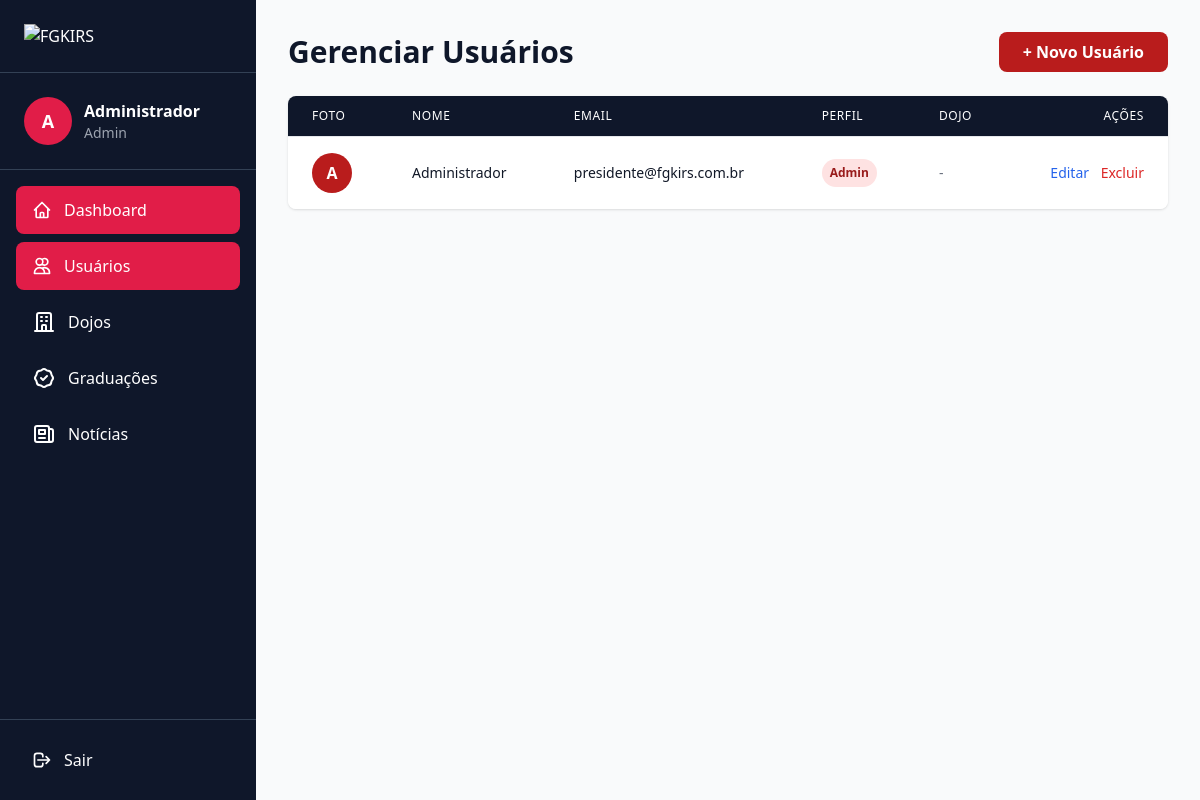
The page /fgkirs-admin/users (signed in) on the database its author committed.
### tables this page shows
CREATE TABLE IF NOT EXISTS users (
    id INT AUTO_INCREMENT PRIMARY KEY,
    name VARCHAR(255) NOT NULL,
    email VARCHAR(255) NOT NULL UNIQUE,
    password VARCHAR(255) NOT NULL,
    role ENUM('admin', 'sensei', 'aluno-colaborador', 'aluno') NOT NULL DEFAULT 'aluno',
    dojo_id INT NULL,
    photo VARCHAR(255),
    created_at TIMESTAMP DEFAULT CURRENT_TIMESTAMP,
    updated_at TIMESTAMP DEFAULT CURRENT_TIMESTAMP ON UPDATE CURRENT_TIMESTAMP,
    INDEX idx_email (email),
    INDEX idx_role (role),
    INDEX idx_dojo_id (dojo_id),
    FOREIGN KEY (dojo_id) REFERENCES dojos(id) ON DELETE SET NULL
);

### app/Views/admin/users/index.php (the view, shortened to what the rows shown need)
<?php
require_once __DIR__ . '/../layout/header.php';
?>
<div class="flex flex-col sm:flex-row justify-between items-start sm:items-center mb-6 gap-4">
    <h1 class="text-2xl sm:text-3xl font-bold text-slate-900">Gerenciar Usuários</h1>
    <?php if (Auth::authorize(['admin', 'sensei'])): ?>
        <a href="/admin/users/create"
            class="bg-red-700 hover:bg-red-800 text-white font-semibold py-2 px-6 rounded-lg transition">
            + Novo Usuário
        </a>
    <?php endif; ?>
</div>
<div class="bg-white rounded-lg shadow overflow-hidden">
    <div class="overflow-x-auto">
        <table class="min-w-full divide-y divide-gray-200">
            <thead class="bg-slate-900 text-white">
                <tr>
                    <th class="px-6 py-3 text-left text-xs font-medium uppercase tracking-wider">Foto</th>
                    <th class="px-6 py-3 text-left text-xs font-medium uppercase tracking-wider">Nome</th>
                    <th class="px-6 py-3 text-left text-xs font-medium uppercase tracking-wider hidden sm:table-cell">
                        Email</th>
                    <th class="px-6 py-3 text-left text-xs font-medium uppercase tracking-wider">Perfil</th>
                    <th class="px-6 py-3 text-left text-xs font-medium uppercase tracking-wider hidden md:table-cell">
                        Dojo</th>
                    <th class="px-6 py-3 text-right text-xs font-medium uppercase tracking-wider">Ações</th>
                </tr>
            </thead>
            <tbody class="bg-white divide-y divide-gray-200">
                <?php if (empty($users)): ?>
                    <tr>
                        <td colspan="6" class="px-6 py-8 text-center text-gray-500">
                            Nenhum usuário encontrado.
                        </td>
                    </tr>
                <?php else: ?>
                    <?php foreach ($users as $user): ?>
                        <tr class="hover:bg-gray-50">
                            <td class="px-6 py-4 whitespace-nowrap">
                                <?php if (!empty($user['photo'])): ?>
                                    <img src="/uploads/users/<?= htmlspecialchars($user['photo']) ?>"
                                        alt="<?= htmlspecialchars($user['name']) ?>" class="w-10 h-10 rounded-full object-cover">
                                <?php else: ?>
                                    <div
                                        class="w-10 h-10 rounded-full bg-red-700 flex items-center justify-center text-white font-semibold">
                                        <?= strtoupper(substr($user['name'], 0, 1)) ?>
                                    </div>
                                <?php endif; ?>
                            </td>
                            <td class="px-6 py-4 whitespace-nowrap">
                                <div class="text-sm font-medium text-gray-900">
                                    <?= htmlspecialchars($user['name']) ?>
                                </div>
                            </td>
                            <td class="px-6 py-4 whitespace-nowrap hidden sm:table-cell">
                                <div class="text-sm text-gray-900">
                                    <?= htmlspecialchars($user['email']) ?>
                                </div>
                            </td>
                            <td class="px-6 py-4 whitespace-nowrap">
                                <span
                                    class="px-2 py-1 inline-flex text-xs leading-5 font-semibold rounded-full
                            <?= $user['role'] === 'admin' ? 'bg-red-100 text-red-800' : 'bg-gray-100 text-gray-800' ?>">
                                    <?= ucfirst($user['role']) ?>
                                </span>
                            </td>
                            <td class="px-6 py-4 whitespace-nowrap text-sm text-gray-500 hidden md:table-cell">
                                <?= htmlspecialchars($user['dojo_name'] ?? '-') ?>
                            </td>
                            <td class="px-6 py-4 whitespace-nowrap text-right text-sm font-medium space-x-2">
                                <a href="/admin/users/edit/<?= $user['id'] ?>"
                                    class="text-blue-600 hover:text-blue-900">Editar</a>
                                <a href="/admin/users/delete/<?= $user['id'] ?>" data-confirm-delete
                                    class="text-red-600 hover:text-red-900">Excluir</a>
                            </td>
                        </tr>
                    <?php endforeach; ?>
                <?php endif; ?>
            </tbody>
        </table>
    </div>
</div>
<?php require_once __DIR__ . '/../layout/footer.php'; ?>

### app/Views/admin/layout/sidebar.php (shortened to what the rows shown need)
<?php
$currentUser = Auth::user();
$currentPath = $_SERVER['REQUEST_URI'] ?? '';
?>
<aside id="sidebar"
    class="fixed lg:static top-16 lg:top-0 left-0 w-64 bg-slate-900 text-white min-h-screen transform -translate-x-full lg:translate-x-0 transition-transform duration-300 ease-in-out z-40">
    <div class="p-6 border-b border-slate-700">
        <a href="/fgkirs-admin">
            <img src="/assets/images/logo-fgkirs.png" alt="FGKIRS" class="w-full h-auto">
        </a>
    </div>
    <div class="p-6 border-b border-slate-700">
        <div class="flex items-center space-x-3">
            <div
                class="w-12 h-12 rounded-full bg-rose-600 flex items-center justify-center text-white font-bold text-lg">
                <?= strtoupper(substr($currentUser['name'] ?? 'U', 0, 1)) ?>
            </div>
            <div>
                <p class="font-semibold">
                    <?= htmlspecialchars($currentUser['name'] ?? 'Usuário') ?>
                </p>
                <p class="text-sm text-gray-400">
                    <?= ucfirst($currentUser['role'] ?? '') ?>
                </p>
            </div>
        </div>
    </div>
    <nav class="p-4">
        <ul class="space-y-2">
            <li>
                <a href="/fgkirs-admin"
                    class="flex items-center space-x-3 px-4 py-3 rounded-lg hover:bg-slate-800 transition <?= str_contains($currentPath, 'fgkirs-admin') ? 'bg-rose-600' : '' ?>">
                    <svg class="w-5 h-5" fill="none" stroke="currentColor" viewBox="0 0 24 24">
                        <path stroke-linecap="round" stroke-linejoin="round" stroke-width="2"
                            d="M3 12l2-2m0 0l7-7 7 7M5 10v10a1 1 0 001 1h3m10-11l2 2m-2-2v10a1 1 0 01-1 1h-3m-6 0a1 1 0 001-1v-4a1 1 0 011-1h2a1 1 0 011 1v4a1 1 0 001 1m-6 0h6">
                        </path>
                    </svg>
                    <span>Dashboard</span>
                </a>
            </li>
            <?php if (Auth::authorize(['admin', 'sensei'])): ?>
                <li>
                    <a href="/fgkirs-admin/users"
                        class="flex items-center space-x-3 px-4 py-3 rounded-lg hover:bg-slate-800 transition <?= str_contains($currentPath, 'users') ? 'bg-rose-600' : '' ?>">
                        <svg class="w-5 h-5" fill="none" stroke="currentColor" viewBox="0 0 24 24">
                            <path stroke-linecap="round" stroke-linejoin="round" stroke-width="2"
                                d="M12 4.354a4 4 0 110 5.292M15 21H3v-1a6 6 0 0112 0v1zm0 0h6v-1a6 6 0 00-9-5.197M13 7a4 4 0 11-8 0 4 4 0 018 0z">
                            </path>
                        </svg>
                        <span>Usuários</span>
                    </a>
                </li>
            <?php endif; ?>
            <?php if (Auth::authorize(['admin'])): ?>
                <li>
                    <a href="/fgkirs-admin/dojos"
                        class="flex items-center space-x-3 px-4 py-3 rounded-lg hover:bg-slate-800 transition <?= str_contains($currentPath, 'dojos') ? 'bg-rose-600' : '' ?>">
                        <svg class="w-6 h-6" fill="none" stroke="currentColor" viewBox="0 0 24 24">
                            <path stroke-linecap="round" stroke-linejoin="round" stroke-width="2"
                                d="M19 21V5a2 2 0 00-2-2H7a2 2 0 00-2 2v16m14 0h2m-2 0h-5m-9 0H3m2 0h5M9 7h1m-1 4h1m4-4h1m-1 4h1m-5 10v-5a1 1 0 011-1h2a1 1 0 011 1v5m-4 0h4">
                            </path>
                        </svg>
                        <span>Dojos</span>
                    </a>
                </li>
            <?php endif; ?>
            <?php if (Auth::authorize(['admin', 'sensei'])): ?>
                <li>
                    <a href="/fgkirs-admin/graduations"
                        class="flex items-center space-x-3 px-4 py-3 rounded-lg hover:bg-slate-800 transition <?= str_contains($currentPath, 'graduations') ? 'bg-rose-600' : '' ?>">
                        <span>Graduações</span>
                    </a>
                </li>
            <?php endif; ?>
            <?php if (Auth::check()): ?>
                <li>
                    <a href="/fgkirs-admin/posts"
                        class="flex items-center space-x-3 px-4 py-3 rounded-lg hover:bg-slate-800 transition <?= str_contains($currentPath, 'posts') ? 'bg-rose-600' : '' ?>">
                        <svg class="w-6 h-6" fill="none" stroke="currentColor" viewBox="0 0 24 24">
                            <path stroke-linecap="round" stroke-linejoin="round" stroke-width="2"
                                d="M19 20H5a2 2 0 01-2-2V6a2 2 0 012-2h10a2 2 0 012 2v1m2 13a2 2 0 01-2-2V7m2 13a2 2 0 002-2V9a2 2 0 00-2-2h-2m-4-3H9M7 16h6M7 8h6v4H7V8z">
                            </path>
                        </svg>
                        <span>Notícias</span>
                    </a>
                </li>
            <?php endif; ?>
        </ul>
    </nav>
    <div class="absolute bottom-0 left-0 right-0 p-4 border-t border-slate-700">
        <a href="/logout.php" class="flex items-center space-x-3 px-4 py-3 rounded-lg hover:bg-red-700 transition">
            <svg class="w-5 h-5" fill="none" stroke="currentColor" viewBox="0 0 24 24">
                <path stroke-linecap="round" stroke-linejoin="round" stroke-width="2"
                    d="M17 16l4-4m0 0l-4-4m4 4H7m6 4v1a3 3 0 01-3 3H6a3 3 0 01-3-3V7a3 3 0 013-3h4a3 3 0 013 3v1">
                </path>
            </svg>
            <span>Sair</span>
        </a>
    </div>
</aside>

### rows shown on the page
users: name "A", name "Administrador", role "Admin", email "presidente@fgkirs.com.br", dojo_name "-"
